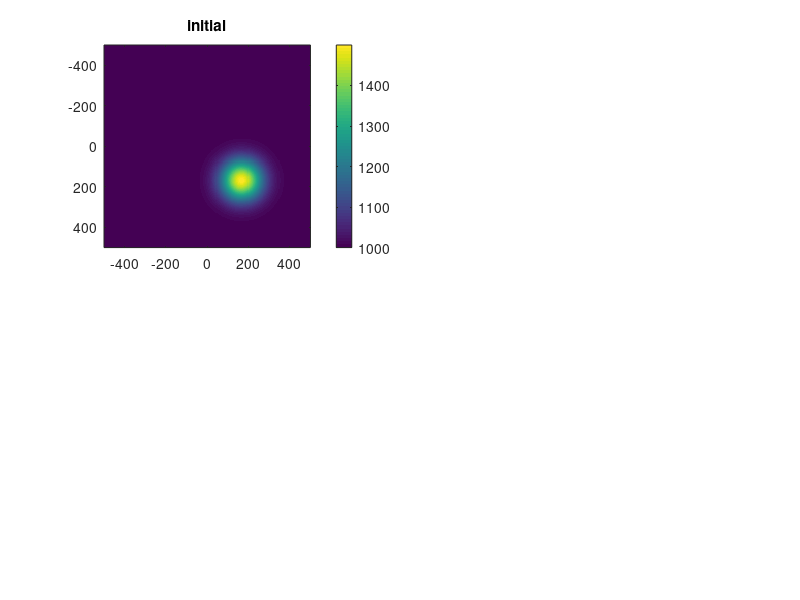

Here is the MATLAB script that generated this plot: (Note: this script raises an error after producing the figure.)
clear all
close all
L   = 1e3;
N  = 200;
h  = L/N;
movement    = 'rotation';
RunID       = 'central gaussian rotation'
% nodal grid
x   = -L/2+h/2:h:(L/2 - h/2);
z   = -L/2+h/2:h:(L/2 - h/2);
[x2d,z2d] = meshgrid(x,z);
%full nodal grid
xa  = -L/2-h/2:h:L/2+h/2;
za  = -L/2-h/2:h:L/2+h/2;
[xa2d,za2d] = meshgrid(xa,za);
% staggered grids for vx
xu  = -L/2:h:L/2;
zu  = -L/2-h/2:h:L/2+h/2;
[xu2d,zu2d] = meshgrid(xu,zu);
% staggered grids for vz
xw  = -L/2-h/2:h:L/2+h/2;
zw  = -L/2:h:L/2;
[xw2d,zw2d] = meshgrid(xw,zw);
% arrays and quantities
u   = zeros(N+2,N+1); % staggered vx
w   = zeros(N+1,N+2); % staggered vz
a   = zeros(N+2,N+2);     % advected quantity

% set initial distribution for advected quantity
a0 = 1000;
a   = a + a0;

radius = L/10;
a = a + 500.*exp(- (xa2d-L/6).^2./radius.^2 - (za2d-L/6).^2./radius.^2 ); 

figure(1)
subplot(2,2,1)
imagesc(x,z,a(2:end-1,2:end-1)); 
colorbar
title('initial')
switch movement
    case 'rotation'
        u = -zu2d;
        w = xw2d;  
end
umid = (u(:,1:end-1)+u(:,2:end))/2;
wmid = (w(1:end-1,:)+w(2:end,:))/2;


af      = a;
au1 = a;
au3     = a;
au2     = a;
nt = 2000;
time = 0;
ti = 0

while max([max(max(af))-min(min(af)) max(max(au2))-min(min(au2)) max(max(au3))-min(min(au3))]) < 600
    ti = ti+1;
% for ti = 1:1:nt
    
    dt = 0.1 * min( h/2/max(abs(u(:))) , h/2/max(abs(w(:))) );    
    
    dadtf   = advection(u,w,af,h,N,'fromm');
    dadtu1  = advection(u,w,au1,h,N,'first upwind');
    dadtu3  = advection(u,w,au3,h,N,'third upwind');
    dadtu2  = advection(u,w,au2,h,N,'second upwind');
    
    if ti==1
    af(2:end-1,2:end-1)     = af(2:end-1,2:end-1)   - dadtf*dt;
    au3(2:end-1,2:end-1)    = au3(2:end-1,2:end-1)  - dadtu3*dt;
    au2(2:end-1,2:end-1)    = au2(2:end-1,2:end-1)  - dadtu2*dt;
    au1(2:end-1,2:end-1)    = au1(2:end-1,2:end-1)  - dadtu1*dt;
    else        
    af(2:end-1,2:end-1)     = af(2:end-1,2:end-1)   - (dadtf+dadtf0)/2*dt;
    au3(2:end-1,2:end-1)    = au3(2:end-1,2:end-1)  - (dadtu3+dadtu30)/2*dt;
    au2(2:end-1,2:end-1)    = au2(2:end-1,2:end-1)  - (dadtu2+dadtu20)/2*dt;
    au1(2:end-1,2:end-1)    = au1(2:end-1,2:end-1)  - dadtu1*dt;
    end
    dadtf0 = dadtf;
    dadtu30 = dadtu3;
    dadtu20 = dadtu2;
    
    if ~mod(ti,20)    
        figure(1)
    subplot(2,2,1)
    imagesc(x,z,af(2:end-1,2:end-1)); 
    colorbar
    title('fromm scheme')
    
    subplot(2,2,2)
    imagesc(x,z,au1(2:end-1,2:end-1)); 
    colorbar
    title('1st order upwind')
    
    subplot(2,2,4)
    imagesc(x,z,au3(2:end-1,2:end-1)); 
    colorbar
    title('3rd order upwind')
    
    subplot(2,2,3)
    imagesc(x,z,au2(2:end-1,2:end-1)); 
    colorbar
    title('2nd order upwind')
    
%     figure(2)
%     subplot(2,2,1)
%     quiver(x(1:10:end),z(1:10:end),umid(2:10:end-1,1:10:end),wmid(1:10:end,2:10:end-1))
%     axis ij image
%     
%     subplot(2,2,2)
%     imagesc(x,z,dadtf(2:end-1,2:end-1))
%     colorbar
%     title('fromm scheme da/dt')
%     
%     subplot(2,2,3)
%     imagesc(x,z,dadtu3(2:end-1,2:end-1))
%     colorbar
%     title('3rd order upwind da/dt')
%     
%     subplot(2,2,4)
%     imagesc(x,z,dadtu2(2:end-1,2:end-1))
%     colorbar
%     title('2nd order upwind da/dt')
    
    pause(0.1)
%     saveas(figure(1),[pwd '/out/', RunID, ' ', num2str(ti), 'iterations.jpg'])
%     saveas(figure(2),[pwd '/out/dadt ', RunID, ' ', num2str(ti), 'iterations.jpg'])
    end
    time = time +dt;
end



function adv = advection(u,w,a,h,N,output)
wp = w(2:end,2:end-1);
wm = w(1:end-1,2:end-1);
up = u(2:end-1,2:end);
um = u(2:end-1,1:end-1);

 

agh                    = zeros(size(a)+2);
agh(2:end-1,2:end-1)   = a;

 

agh([1 2 end-1 end],:) = agh([3 3 end-2 end-2],:);
agh(:,[1 2 end-1 end]) = agh(:,[3 3 end-2 end-2]);


 

acc = agh(3:end-2,3:end-2);
ajp = agh(4:end-1,3:end-2);  ajpp = agh(5:end-0,3:end-2);
ajm = agh(2:end-3,3:end-2);  ajmm = agh(1:end-4,3:end-2);
aip = agh(3:end-2,4:end-1);  aipp = agh(3:end-2,5:end-0);
aim = agh(3:end-2,2:end-3);  aimm = agh(3:end-2,1:end-4);


switch output
    case 'fromm'

        adv   =     up .*(-(aipp-aip)./h./8 + (aip + acc)./h./2 + (acc-aim )./h./8) ...
              - abs(up).*(-(aipp-aip)./h./8 + (aip - acc)./h./4 - (acc-aim )./h./8) ...
              -     um .*(-(aip -acc)./h./8 + (acc + aim)./h./2 + (aim-aimm)./h./8) ...
              + abs(um).*(-(aip -acc)./h./8 + (acc - aim)./h./4 - (aim-aimm)./h./8) ...
              +     wp .*(-(ajpp-ajp)./h./8 + (ajp + acc)./h./2 + (acc-ajm )./h./8) ...
              - abs(wp).*(-(ajpp-ajp)./h./8 + (ajp - acc)./h./4 - (acc-ajm )./h./8) ...
              -     wm .*(-(ajp -acc)./h./8 + (acc + ajm)./h./2 + (ajm-ajmm)./h./8) ...
              + abs(wm).*(-(ajp -acc)./h./8 + (acc - ajm)./h./4 - (ajm-ajmm)./h./8);
    case 'first upwind'
        adv = zeros(size(a)-2);
        for i = 1:1:N
        for j = 1:1:N
            vx = (up(i,j)+um(i,j))/2;
            vz = (wp(i,j)+wm(i,j))/2;

            if vx>0
                dadx = vx*(agh(i+2,j+2)-agh(i+2,j+1))/h;
            else
                dadx = vx*(-agh(i+2,j+2)+agh(i+2,j+3))/h;
            end
            if vz>0
                dadz = vz*(agh(i+2,j+2)-agh(i+1,j+2))/h;
            else
                dadz = vz*(-agh(i+2,j+2)+agh(i+3,j+2))/h;
            end
            adv(i,j) = dadx+dadz;
        end
        end
        
    case 'second upwind'
        adv = zeros(size(a)-2);
        for i = 1:1:N
        for j = 1:1:N
            vx = (up(i,j)+um(i,j))/2;
            vz = (wp(i,j)+wm(i,j))/2;

            if vx>0
                dadx = vx*(3*agh(i+2,j+2)-4*agh(i+2,j+1)+agh(i+2,j))/2/h;
            else
                dadx = vx*(-3*agh(i+2,j+2)+4*agh(i+2,j+3)-agh(i+2,j+4))/2/h;
            end
            if vz>0
                dadz = vz*(3*agh(i+2,j+2)-4*agh(i+1,j+2)+agh(i,j+2))/2/h;
            else
                dadz = vz*(-3*agh(i+2,j+2)+4*agh(i+3,j+2)-agh(i+4,j+2))/2/h;
            end
            adv(i,j) = dadx+dadz;
        end
        end
        
    case 'third upwind'
        adv = zeros(size(a)-2);
        for i = 1:1:N
        for j = 1:1:N
            vx = (up(i,j)+um(i,j))/2;
            vz = (wp(i,j)+wm(i,j))/2;

            if vx>0
                dadx = vx*(2*agh(i+2,j+3)+3*agh(i+2,j+2)-6*agh(i+2,j+1)+agh(i+2,j))/6/h;
            else
                dadx = vx*(-2*agh(i+2,j+1)-3*agh(i+2,j+2)+6*agh(i+2,j+3)-agh(i+2,j+4))/6/h;
            end
            if vz>0
                dadz = vz*(2*agh(i+3,j+2)+3*agh(i+2,j+2)-6*agh(i+1,j+2)+agh(i,j+2))/6/h;
            else
                dadz = vz*(-2*agh(i+1,j+2)-3*agh(i+2,j+2)+6*agh(i+3,j+2)-agh(i+4,j+2))/6/h;
            end
            adv(i,j) = dadx+dadz;
        end
        end        
end
  

  
end
